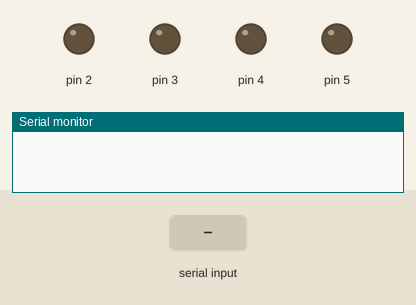
Bench run of a sketch on a simulated Arduino Uno, built with avr-gcc and run on an emulated ATmega328P. Parts: output pins drawn as LEDs (lit = HIGH), the last lines printed to the serial monitor. The test bench sets the inputs (shaded band).

Above: at 1.2 s.
1.3 s: "forward" received over the second serial link
At 2.3 s:
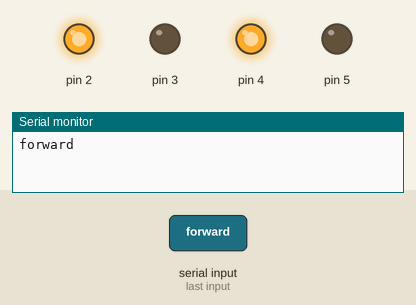
2.8 s: "reverse" received over the second serial link
At 3.4 s:
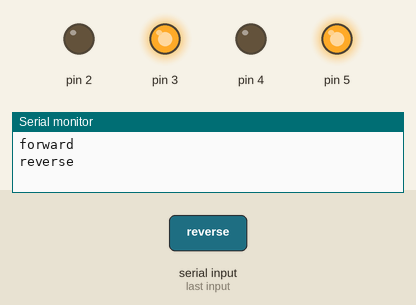
4.3 s: "right" received over the second serial link
At 5.1 s:
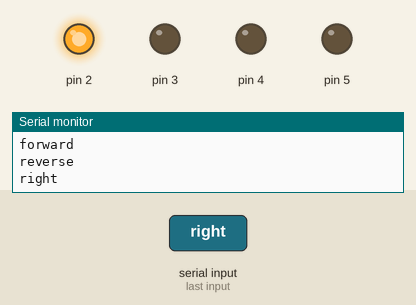
5.8 s: "left" received over the second serial link
At 7.0 s:
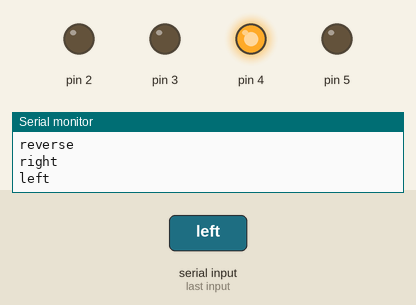
Timing chart, 0 to 8.3 s (numbered marks = the images above; inputs shaded):
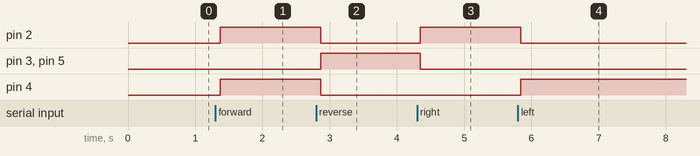

Measured:
- after the input at 1.3 s, pin 2, pin 4: LOW → HIGH after 0.07 s
- after the input at 2.8 s, pin 2, pin 4: HIGH → LOW after 0.07 s; pin 3, pin 5: LOW → HIGH after 0.07 s
- after the input at 4.3 s, pin 2: LOW → HIGH after 0.05 s; pin 3, pin 5: HIGH → LOW after 0.05 s
- after the input at 5.8 s, pin 2: HIGH → LOW at once; pin 4: LOW → HIGH at once

The sketch:

Tilt_your_phone.ino
```cpp
#include <SoftwareSerial.h>

SoftwareSerial BT(10, 11);
String readdirection;

void setup() {
 BT.begin(9600);
 Serial.begin(9600);
  pinMode(2, OUTPUT);
  pinMode(3, OUTPUT);
  pinMode(4, OUTPUT);
  pinMode(5, OUTPUT);

}
void loop() {
  while (BT.available()){
  delay(10);
  char c = BT.read();
  readdirection += c;
  }
  if (readdirection.length() > 0) {
    Serial.println(readdirection);

  if(readdirection == "forward")
  {
    digitalWrite(2, HIGH);
    digitalWrite (3, LOW);
    digitalWrite(4,HIGH);
    digitalWrite(5,LOW);

  }

  else if(readdirection == "reverse")
  {
    digitalWrite(2, LOW);
    digitalWrite(3, HIGH);
    digitalWrite(4, LOW);
    digitalWrite(5,HIGH);
    delay(100);
  }

  else if (readdirection == "right")
  {
    digitalWrite (2,HIGH);
    digitalWrite (3,LOW);
    digitalWrite (4,LOW);
    digitalWrite (5,LOW);


  }

 else if ( readdirection == "left")
 {
   digitalWrite (2, LOW);
   digitalWrite (3, LOW);
   digitalWrite (4, HIGH);
   digitalWrite (5, LOW);

 }

 else if (readdirection == "stop")
 {
   digitalWrite (3, LOW);
   digitalWrite (4, LOW);
   digitalWrite (8, LOW);
   digitalWrite (9, LOW);
   delay(150);

 }


readdirection="";}}
```
